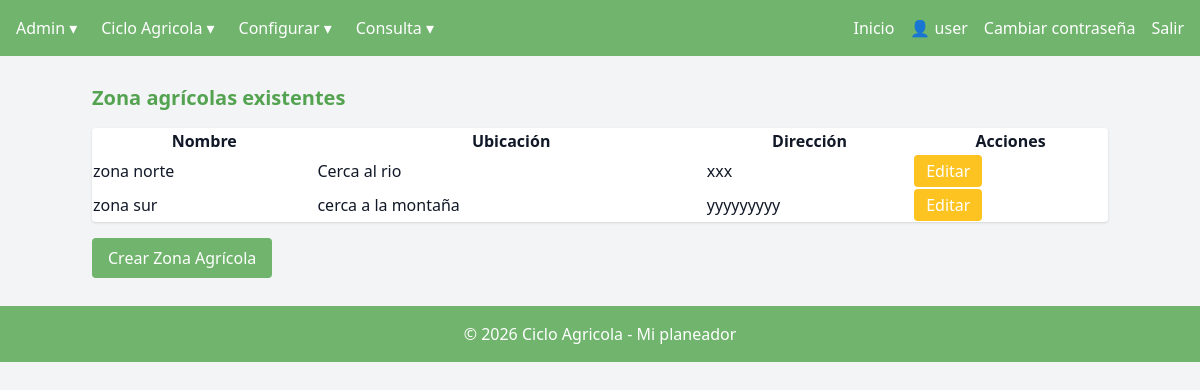
The page /crear_zonaagricola/ (signed in) on the database its author committed.
### managecultivo/models.py (models this page shows, shortened)
class ZonaAgricola(models.Model):
    id_zonaagricola = models.BigAutoField(primary_key=True)
    nombre = models.CharField(max_length=50)
    ubicacion = models.CharField(max_length=50)
    direccion = models.CharField(max_length=100)
    registrado_por = models.ForeignKey(User, on_delete=models.SET_NULL, null=True, blank=True)

### managecultivo/views/v_zonaagricola.py (the view, shortened to what this page needs)
# urls.py: path("crear_zonaagricola/", views.crear_zonaagricola, name="crear_zonaagricola"),
@login_required
def crear_zonaagricola(request):
    zonas = ZonaAgricola.objects.all()
    return render(request, "crear_zonaagricola.html", {"zonas": zonas})

### managecultivo/templatetags/grupos.py (called while the page is built)
@register.filter(name='has_group')
def has_group(user, group_name):
    return user.groups.filter(name=group_name).exists()

### managecultivo/templates/crear_zonaagricola.html (shortened to what this page needs)
{% extends "base_dashboard.html" %}
{% block dashboard_content %}
<h2 class="text-xl font-bold mb-4 text-[var(--focus)]">Zona agrícolas existentes</h2>
<table class="w-full bg-white shadow rounded">
    <tr><th>Nombre</th><th>Ubicación</th><th>Dirección</th><th>Acciones</th></tr>
    {% for zona in zonas %}
    <tr>
        <td>{{ zona.nombre }}</td>
        <td>{{ zona.ubicacion }}</td>
        <td>{{ zona.direccion }}</td>
        <td>
            <button type="button"
                    onclick="document.getElementById('modalEditar{{ zona.pk }}').classList.remove('hidden')"
                    class="bg-[var(--edit)] hover:bg-[var(--editFocus)] text-[var(--secondary)] px-3 py-1 rounded">
                Editar
            </button>
        </td>
    </tr>
    {% endfor %}
</table>
<div class="mt-4">
    <button type="button"
            onclick="document.getElementById('modalCrear').classList.remove('hidden')"
            class="bg-[var(--primary)] hover:bg-[var(--focus)] text-[var(--secondary)] px-4 py-2 rounded">
        Crear Zona Agrícola
    </button>
</div>
{% endblock %}

### managecultivo/templates/base_dashboard.html (shortened to what this page needs)
{% extends "base.html" %}
{% load grupos %}
{% load static %}
{% block navbar %}
<nav class="bg-[var(--primary)] p-4 text-[var(--secondary)] p-4 flex justify-between">
  <ul class="flex space-x-6">
    {% if user.is_authenticated %}
        {% if user|has_group:"Administrador" %}
            <li class="group relative">
                <span class="cursor-pointer">Admin ▾</span>
            </li>
            <li class="group relative">
                <span class="cursor-pointer"> Ciclo Agricola ▾</span>
            </li>
            <li class="group relative">
                <span class="cursor-pointer">Configurar ▾</span>
            </li>
            <li class="group relative">
                <span class="cursor-pointer">Consulta ▾</span>
            </li>
        {% endif %}
    {% endif %}
  </ul>
  <ul class="flex space-x-4">
    {% if user.is_authenticated %}
        <li><a href="{% url 'bienvenida' %}" class="hover:underline ">Inicio</a></li>
        <li class="text-m text-[var(--secondary)]">👤 {{ user.username }}</li>
        <li><a href="{% url 'password_change' %}" class="hover:underline">Cambiar contraseña</a></li>
        <li><a href="{% url 'logout' %}" class="hover:underline">Salir</a></li>
    {% endif %}
  </ul>
</nav>
{% endblock %}
{% block content %}
<div class="mt-6">
    {% block dashboard_content %}{% endblock %}
</div>
{% endblock %}

### managecultivo/static/css/style.css (style rules this page uses)
:root { --primary: #70b46d; --secondary: #ffffff; --focus: #54a351; --edit: #fdc321; --editFocus: #e0ac1d; --cancel: #bdb8ae; --cancelFocus: #797571; }
nav { background-color: var(--primary); color: var(--secondary); }

### rows shown on the page
ZonaAgricola: nombre "zona norte", ubicacion "Cerca al rio", direccion "xxx"
ZonaAgricola: nombre "zona sur", ubicacion "cerca a la montaña", direccion "yyyyyyyyy"

### other values the page prints
{{ user.username }} "user"
